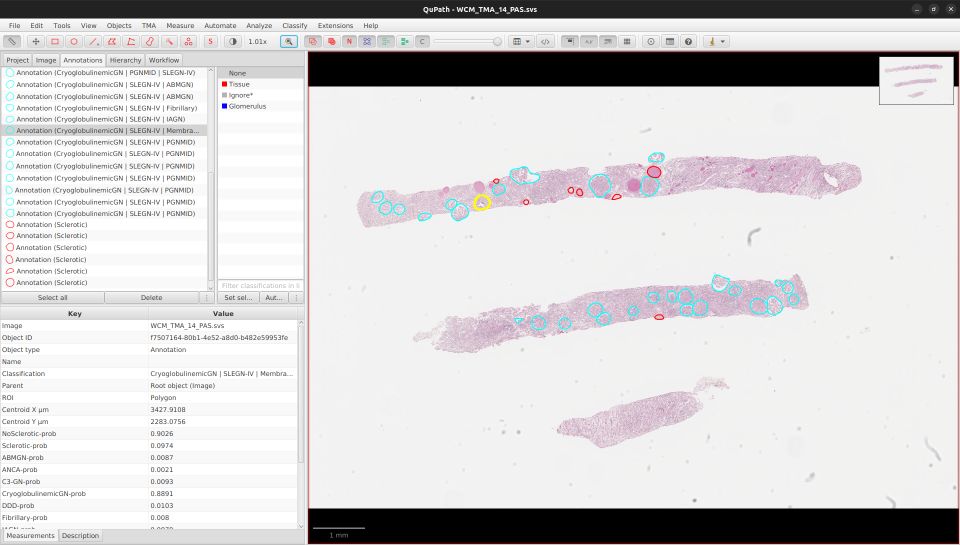
#> input picture images/gdcnn_ann.png, 1920 x 1090 px, given as the content of the folder .png/Temp/lowres-output/Images/../../../images/gdcnn_ann.png, which was not available (shown at 1/2 size)
$ python threshold.py --wsi ../../../images/gdcnn_ann.png --export ../../../images/gdcnn_main.png
#> lines starting #> are read from the running program, lines starting #| are printed output that depends on the picture; after the words box and inside, x2 and y2 are one past the last pixel; in counts of white or black regions, pixels touching at a corner belong together; pictures that were not available may be replaced by others from this repository, and a replacement may not be noted
### gdcnn/detection/qupath/shapely2geojson.py
import json
import uuid

from shapely.geometry import mapping, Polygon
from shapely.geometry.base import BaseGeometry


class Feature():
    def __init__(self, geometry, properties=None):
        self.geometry = geometry
        self.properties = properties

    @property
    def geometry(self):
        return self._geometry

    @geometry.setter
    def geometry(self, geometry):
        if not isinstance(geometry, BaseGeometry):
            raise ValueError('geometry must be a shapely geometry.')
        self._geometry = geometry

    @property
    def properties(self):
        return self._properties

    @properties.setter
    def properties(self, properties):
        if properties is None:
            self._properties = {}
        elif isinstance(properties, dict):
            self._properties = properties
        else:
            raise ValueError('properties must be a dict.')

    @property
    def __geo_interface__(self):
        return {
            'type': 'Feature',
            'id': str(uuid.uuid4()),
            'geometry': self.geometry.__geo_interface__,
            'properties': self.properties,
        }

    def __eq__(self, other):
        return self.__geo_interface__ == other.__geo_interface__


class FeatureCollection():
    def __init__(self, objects):
        self.features = objects

    @property
    def features(self):
        return self._features

    @features.setter
    def features(self, objects):
        all_are_features = all(
            isinstance(feature, Feature)
            for feature in objects
        )
        if all_are_features:
            self._features = objects
        else:
            try:
                self._features = [
                    Feature(geometry)
                    for geometry in objects
                ]
            except ValueError:
                raise ValueError(
                    'features can be either a Feature or shapely geometry.')

    def __iter__(self):
        return iter(self.features)

    def geometries_iterator(self):
        for feature in self.features:
            yield feature.geometry

    @property
    def __geo_interface__(self):
        return {
            'type': 'FeatureCollection',
            'features': [
                feature.__geo_interface__
                for feature in self.features
            ],
        }

    def __eq__(self, other):
        return self.__geo_interface__ == other.__geo_interface__


def dump(obj, fp, *args, **kwargs):
    """Dump shapely geometry object :obj: to a file :fp:."""
    json.dump(mapping(obj), fp, *args, **kwargs)


def dumps(obj, *args, **kwargs):
    """Dump shapely geometry object :obj: to a string."""
    return json.dumps(mapping(obj), *args, **kwargs)


def poly2geojson(polygons, class_name, class_color, path_to_geojson):
    features = []
    for polygon in polygons:
        features.append(Feature(Polygon(polygon), {
            "objectType": "annotation",
            "classification": {
                "name": class_name,
                "color": class_color
            }
        }))

    with open(path_to_geojson, "w") as fp:
        feature_dict = json.loads(dumps(FeatureCollection(features)))
        json.dump(feature_dict, fp)

    return feature_dict

### gdcnn/detection/qupath/threshold.py
"""Apply thresholding to an image and save the result as a GeoJSON file."""
import argparse
import os

import cv2
import shapely.geometry

from gdcnn.detection.qupath.config import MIN_AREA_GLOMERULUS_UM
from shapely2geojson import poly2geojson

def thresholding(img_path):
    # 1. Median filtering
    img = cv2.imread(img_path)
#> img is the input picture: shape (1090, 1920, 3); mean B, G, R 210.3, 209.5, 210.9
    img = cv2.medianBlur(img, 15)
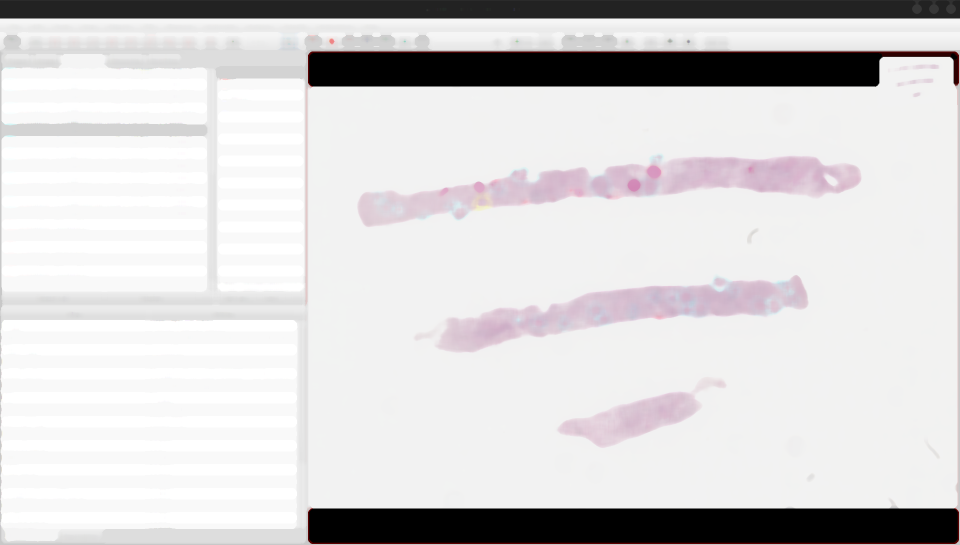
#> img: shape (1090, 1920, 3) (shown at 1/2 size); mean B, G, R 213.3, 212.6, 214.2

    # 2. Get saturation channel of HSV
    img = cv2.imread(img_path)
    img = cv2.cvtColor(img, cv2.COLOR_BGR2HSV)
#> img: shape (1090, 1920, 3); mean H, S, V 20.7, 6.6, 212.5
    img = cv2.split(img)[1]
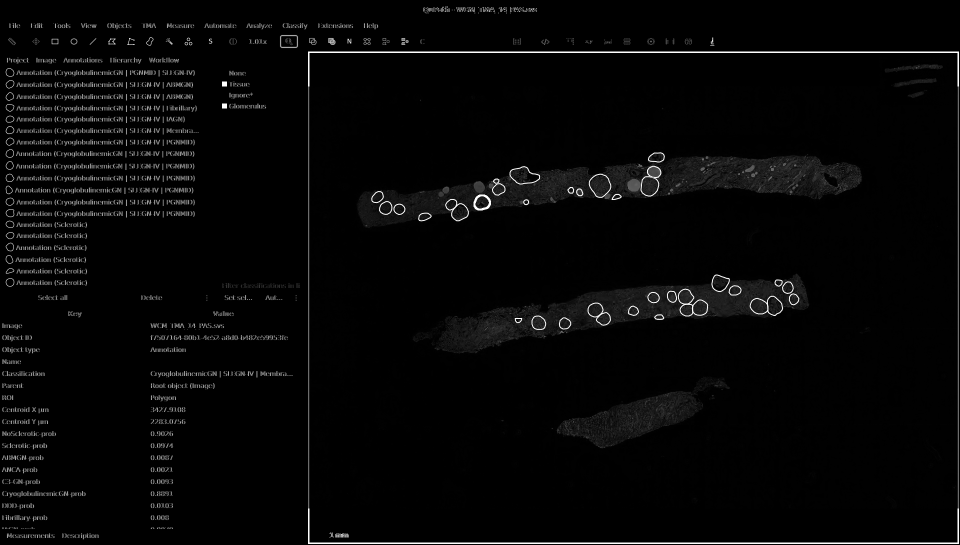
#> img: shape (1090, 1920) (shown at 1/2 size); min 0, max 255, mean 6.6

    # 3. Otsu's thresholding
    _, img = cv2.threshold(img, 0, 255, cv2.THRESH_BINARY + cv2.THRESH_OTSU)
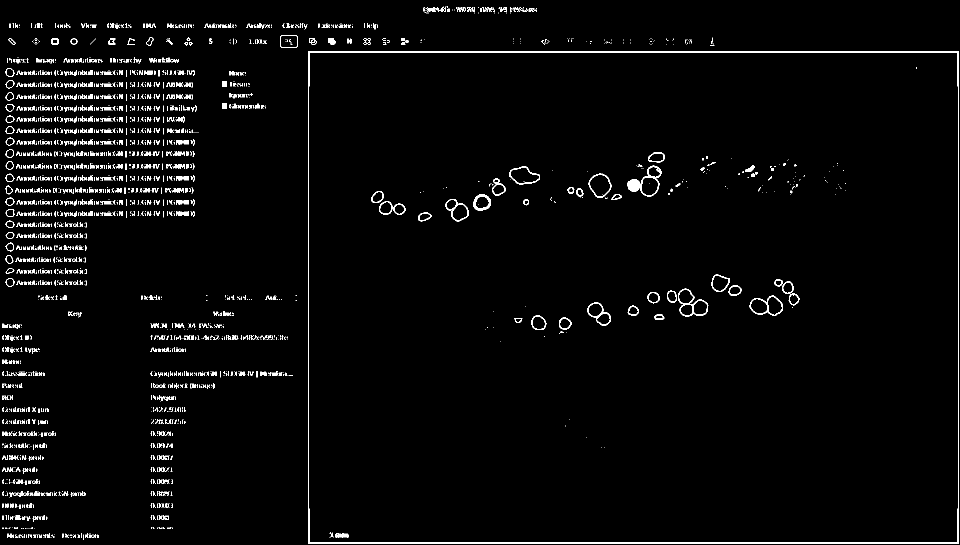
#> img: shape (1090, 1920) (shown at 1/2 size); 2.6% white in thin lines or dots

    # 4. Closing
    kernel = cv2.getStructuringElement(cv2.MORPH_CROSS, (15, 15))
    img = cv2.morphologyEx(img, cv2.MORPH_CLOSE, kernel)
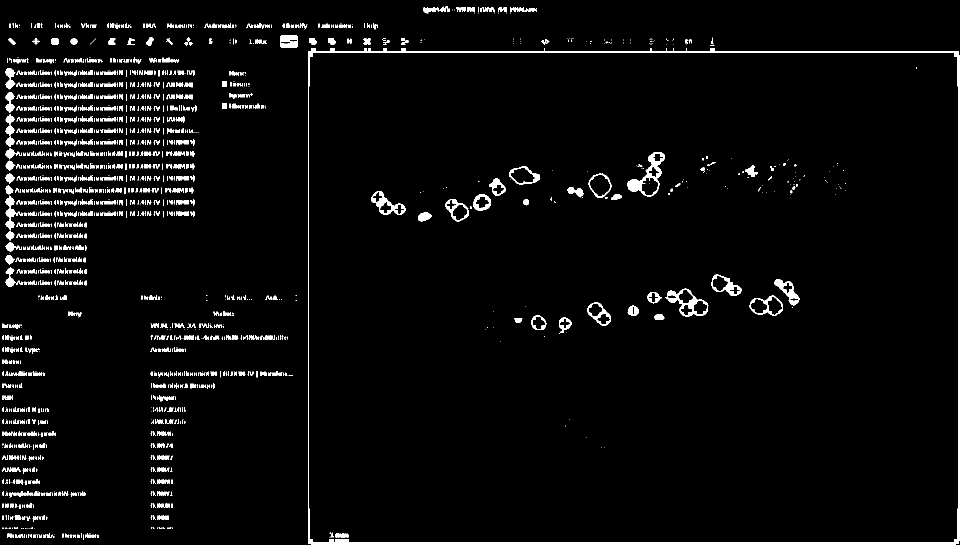
#> img: shape (1090, 1920) (shown at 1/2 size); 3.6% white; 2601 white regions (1964 under 20 px), largest, box (x1, y1, x2, y2) and area: (616, 96, 1920, 1090) 17286, (1255, 305, 1330, 393) 1791, (1330, 577, 1417, 633) 1341

    # 5. Opening
    img = cv2.morphologyEx(img, cv2.MORPH_OPEN, kernel)
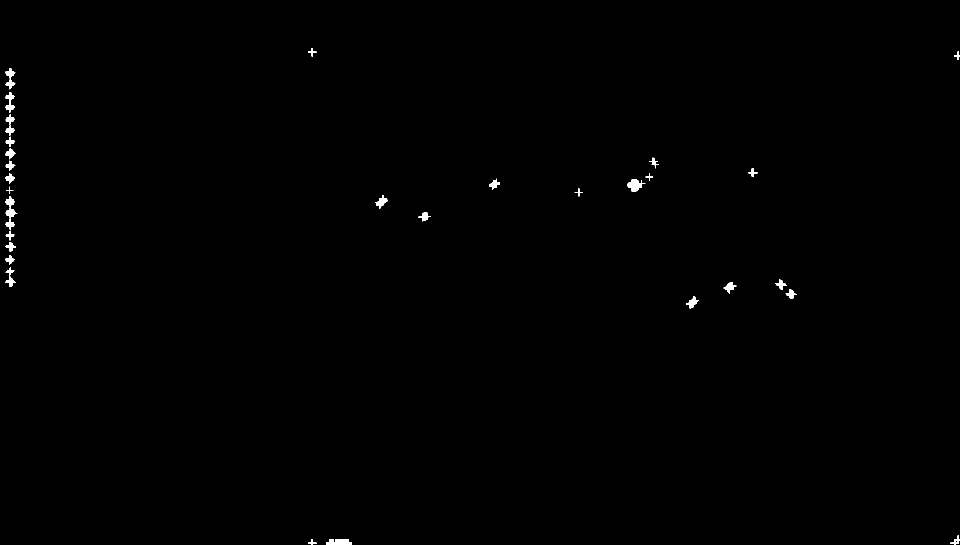
#> img: shape (1090, 1920) (shown at 1/2 size); 0.32% white; 30 white regions

    return img


def get_original_contours(contours, downsample):
    """Get original contours from downsampled contours."""
    original_contours = []
    for contour in contours:
        contour = contour.squeeze()
        contour = contour * downsample
        contour = contour.astype(int)
        original_contours.append(contour)
    return original_contours


def contours2geojson(contours, pixel_size, output_path):
    """Convert contours to a GeoJSON file."""
    # 1. Convert contours to polygons
    polygons = []
    for contour in contours:
        contour = contour.squeeze()
        polygon = shapely.geometry.Polygon(contour)
        polygons.append(polygon)

    # 2. Remove small polygons
    polygons = [polygon for polygon in polygons if polygon.area * pixel_size**2 > MIN_AREA_GLOMERULUS_UM]

    # 3. Convert polygons to GeoJSON
    poly2geojson(polygons, 'Tissue', [255, 0, 0], output_path)


if __name__ == '__main__':
    parser = argparse.ArgumentParser(description='Segment Glomeruli with Detectron2 from WSI')
    parser.add_argument('--undersampling', type=int, help='Undersampling factor of tiles', default=20)
    parser.add_argument('-w', '--wsi', type=str, help='path/to/wsi', required=True)
    parser.add_argument('-e', '--export', type=str, help='path/to/export', required=True)
    parser.add_argument('--pixel-size', type=float, help='Pixel size of the WSI', default=0.5)
    args = parser.parse_args()

    lowres_dir = os.path.join(args.export, 'Temp', 'lowres-output', 'Images', args.wsi)
    path_to_threshold_output = os.path.join(args.export, 'Temp', 'threshold-output')

    annotation_dir = os.path.join(path_to_threshold_output, 'Annotations', args.wsi)
    os.makedirs(annotation_dir, exist_ok=True)

    for img_path in os.listdir(lowres_dir):
        img_path = os.path.join(lowres_dir, img_path)
        img = thresholding(img_path)

        # Find contours
        contours, _ = cv2.findContours(img, cv2.RETR_EXTERNAL, cv2.CHAIN_APPROX_SIMPLE)
#> contours = 30 contours, 2 with area under 20; largest, box (x1, y1, x2, y2) and area: (11, 392, 35, 460) 557, (1255, 358, 1291, 383) 452, (652, 1078, 704, 1090) 319, (11, 136, 31, 179) 318, (11, 184, 30, 226) 300
        contours = get_original_contours(contours, downsample=args.undersampling)
#> the loop in get_original_contours, `for contour in contours:` made 30 passes
#> after the loop in get_original_contours, `for contour in contours:`: original_contours = 30 items
#> contours = 30 items

        # Remove contours with less than 3 points
        contours = [contour for contour in contours if len(contour) >= 3]

        # Save as GeoJSON for QuPath
        path_to_geojson = os.path.join(annotation_dir, 'annotations.geojson')
        contours2geojson(contours, args.pixel_size, path_to_geojson)
#> the loop in contours2geojson, `for contour in contours:` made 30 passes
#> in contours2geojson, `polygons = [polygon for polygon in polygons if polygon.area * pixel_si..`: polygons = 27 items
#> the loop in poly2geojson, `for polygon in polygons:` made 27 passes
#> in features, `all_are_features = all( isinstance(feature, Feature) for feature in ob..`: all_are_features = True
#> in features, `self._features = objects`: self._features = 27 items
#> in poly2geojson, `feature_dict = json.loads(dumps(FeatureCollection(features)))`: feature_dict = 2 items
